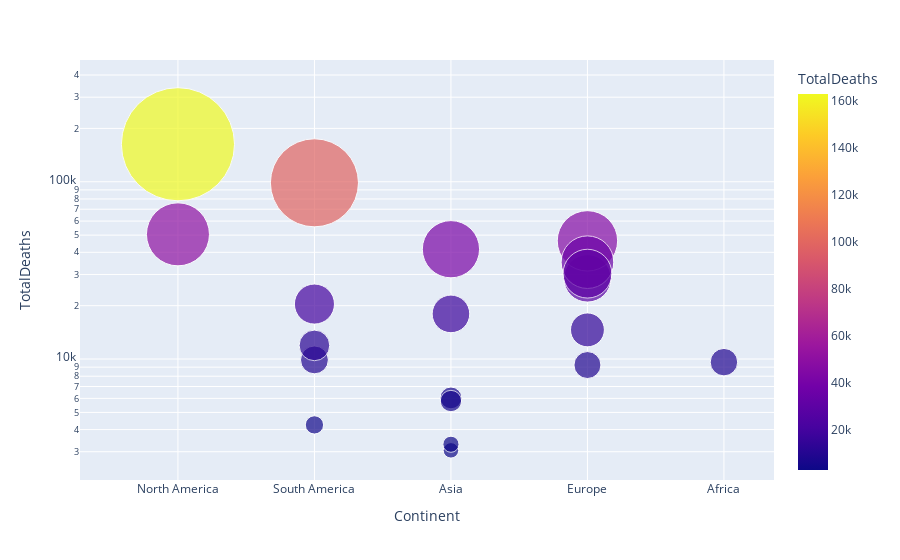

The notebook cell this image was saved under:
### Markdown cell above
#### Total Deaths vs Continent (20 countries)

### Code cell
px.scatter(df1.head(20), x = 'Continent', y='TotalDeaths', hover_data = ['Country/Region', 'Continent'],
          color='TotalDeaths', size='TotalDeaths', size_max=80, log_y=True)

### Figure 1 — Plotly figure (JSON) as saved in the notebook; plotly's stock layout.template omitted (floating-point values rounded to 4 significant figures)
{"data": [{"customdata": [["USA", "North America"], ["Brazil", "South America"], ["India", "Asia"], ["Russia", "Europe"], ["South Africa", "Africa"], ["Mexico", "North America"], ["Peru", "South America"], ["Chile", "South America"], ["Colombia", "South America"], ["Spain", "Europe"], ["Iran", "Asia"], ["UK", "Europe"], ["Saudi Arabia", "Asia"], ["Pakistan", "Asia"], ["Bangladesh", "Asia"], ["Italy", "Europe"], ["Turkey", "Asia"], ["Argentina", "South America"], ["Germany", "Europe"], ["France", "Europe"]], "hovertemplate": "Continent=%{customdata[1]}<br>TotalDeaths=%{marker.color}<br>Country/Region=%{customdata[0]}<extra></extra>", "legendgroup": "", "marker": {"color": [162804, 98644, 41638, 14606, 9604, 50517, 20424, 9889, 11939, 28500, 17976, 46413, 3055, 6035, 3306, 35187, 5798, 4251, 9252, 30312], "coloraxis": "coloraxis", "size": [162804, 98644, 41638, 14606, 9604, 50517, 20424, 9889, 11939, 28500, 17976, 46413, 3055, 6035, 3306, 35187, 5798, 4251, 9252, 30312], "sizemode": "area", "sizeref": 25.44, "symbol": "circle"}, "mode": "markers", "name": "", "orientation": "v", "showlegend": false, "type": "scatter", "x": ["North America", "South America", "Asia", "Europe", "Africa", "North America", "South America", "South America", "South America", "Europe", "Asia", "Europe", "Asia", "Asia", "Asia", "Europe", "Asia", "South America", "Europe", "Europe"], "xaxis": "x", "y": [162804, 98644, 41638, 14606, 9604, 50517, 20424, 9889, 11939, 28500, 17976, 46413, 3055, 6035, 3306, 35187, 5798, 4251, 9252, 30312], "yaxis": "y"}], "layout": {"coloraxis": {"colorbar": {"title": {"text": "TotalDeaths"}}, "colorscale": [[0, "#0d0887"], [0.1111, "#46039f"], [0.2222, "#7201a8"], [0.3333, "#9c179e"], [0.4444, "#bd3786"], [0.5556, "#d8576b"], [0.6667, "#ed7953"], [0.7778, "#fb9f3a"], [0.8889, "#fdca26"], [1, "#f0f921"]]}, "legend": {"itemsizing": "constant", "tracegroupgap": 0}, "margin": {"t": 60}, "xaxis": {"anchor": "y", "domain": [0, 1], "title": {"text": "Continent"}}, "yaxis": {"anchor": "x", "domain": [0, 1], "title": {"text": "TotalDeaths"}, "type": "log"}}}
